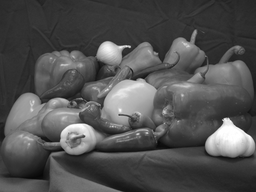
#> input picture Ground_Truth/Image1.png, 256 x 192 px, shrunk from 512 x 384 before the run, found by its file name; the run also reads 1 picture not shown here
$ jupyter execute PRP_Assignment_4_P2.ipynb   (shell and % lines are left out)
#> lines starting #> are read from the running program, lines starting #| are printed output that depends on the picture
# **PRP Assignmnet-4: Image Denoising by Non-Local Means**

[cell 1]
#### Different Librarires ####
from numba import jit
import cv2
import numpy as np
import matplotlib.pyplot as plt
from scipy.ndimage import gaussian_filter

Note: Run all the cells one by one.

# **Extracting Files**

Here we access the files from GitHub Repository.

[cell 2]
## Cloning GitHub Repository ##

# **Gaussian Weight Calculating Function**

This calculates the Gaussian weights for a particular size of window. This helps in increaseing the contribution of the nearby pixels rather then the pixels which are far from the given pixel.

[cell 3]
def gauss_weights_calculate(win_size=(7,7),sigma=20):
    err = 1e-16                                                                 #Error term (User can change this according to his/her convenience)
    v1 , v2 = [(i-1)/2.0 for i in win_size]
    y,x = np.ogrid[-v1:v1+1 , -v2:v2+1]
    g_weights = np.exp(-(x*x + y*y)/(2.0 * sigma**2))                           #Calculating Weigths
    g_weights[ g_weights < err ] = 0                                            #If weights are less then a certain amount(error) make it zero
    sum = g_weights.sum()
    if sum != 0:
      g_weights = g_weights/sum

    return g_weights

# **Window Making Functions**

This function will create a square window and the center of the window will be the given pixel.

Both search window and neighbourdhood window making functions are in this cell.

[cell 4]
@jit(nopython=True, cache=True)
def make_window(pic,y,x,win_size):
    window = np.zeros((win_size,win_size))                                      #Finding picture dimension
    h, w = pic.shape                                                            #Initializing Window

    middle = win_size//2                                                        #Middle of Window

    xmax = min(w, x + middle+1)                                                 #Four
    xmin = max(0, x - middle)                                                   #Coordinates
    ymax = min(h, y + middle+1)                                                 #of the
    ymin = max(0, y - middle)                                                   #window

    pxmax = middle + (xmax-x)
    pxmin = middle - (x-xmin)
    pymax = middle + (ymax-y)
    pymin = middle - (y-ymin)


    window[pymin:pymax , pxmin:pxmax] = pic[ymin:ymax , xmin:xmax]

    return window

@jit(nopython=True, cache=True)
def search_window(neighbours,y,x,se_win_size,win_size):
    window = np.zeros((se_win_size,se_win_size,win_size,win_size))              #Finding picture dimension
    h, w = neighbours.shape[0],neighbours.shape[1]                              #Initializing Window

    middle = se_win_size//2                                                     #Middle of Window

    xmax = min(w, x + middle+1)                                                 #Four
    xmin = max(0, x - middle)                                                   #Coordinates
    ymax = min(h, y + middle+1)                                                 #of the
    ymin = max(0, y - middle)                                                   #window

    pxmax = middle + (xmax-x)
    pxmin = middle - (x-xmin)
    pymax = middle + (ymax-y)
    pymin = middle - (y-ymin)

    window[pymin:pymax,pxmin:pxmax,:,:] = neighbours[ymin:ymax,xmin:xmax,:,:]

    return window

# **Finding Neighbours**

This function finds the neighbours of every pixel in the given image. The neighbours are in a square window, having the selected pixel at the center of the window.

[cell 5]
@jit(nopython=True, cache=True)
def find_neighbours(pic,win_size):
    h,w = pic.shape
    neighbour = np.zeros((h,w,win_size,win_size))
    for y in range(h):
        for x in range(w):
            neighbour[y,x] = make_window(pic,y,x,win_size)

    return neighbour

# **Similarity Weight Calculating Function**

This function find the weight of each pixel which are in the square neighbourhood window of the selected pixel.Weights are calculated depending upon the similarity of the intensity level of the selected pixels to the intensity level of the neighbourhood pixels.

[cell 6]
@jit(nopython=True, cache=True)
def weight_similar(current_window, window, gauss_weights,h=12):                 # The filtering parameter h can be changed depending
                                                                                # upon the requirement
    norm = ((np.square(current_window - window) * gauss_weights).sum(axis = 3)).sum(axis=2)
    norm = norm/h**2
    similar = np.exp(-norm)
    Z = np.sum(similar)
    weight = similar/Z
    return weight

# **Filtering Algorithms**

## **Gaussian Filtering**

The gaussian filtering is done here.

[cell 7]
def gaussian_filtering(pic,sigma=1):                                            # The Gaussian Filtering Parameter sigma can be changed here
                                                                                # according to the requirement
    return gaussian_filter(pic, sigma)

## **Non-Local Means**
This is the main function through which different functions will be called and finally the image will be filtered by non-local means algorithm.

[cell 8]
def NLM(pic):
    win_size=7                                                                  #Neighbourhood Window Size , Can change it from here
    se_win_size=21                                                              #Search Window Size, Can change it from here
    h,w = pic.shape
    pic_evalute = np.copy(pic)
    neighbour = find_neighbours(pic,win_size)                                   #Finding the neighboours of all the pixel
    gauss_weights = gauss_weights_calculate((win_size,win_size))                #Finding Gaussian weights
    for y in range(h):
        for x in range(w):
            presnt_wind = neighbour[y,x,:,:]
            se_neighbours = search_window(neighbour,y,x,se_win_size,win_size)   #Making Search Window
            pixel_neighb = make_window(pic_evalute,y,x,se_win_size)
            weight = weight_similar(se_neighbours,presnt_wind,gauss_weights)    #Finding the weights according to the similarity of intensity level
            pic_evalute[y,x] = int(np.sum(weight * pixel_neighb))               #Final value of pixel

    return pic_evalute

# **MSE and PSNR Calculating Function**

This function calculates the MSE and PSNR between two given images, for our case one is noisy image and the other is ground truth.

[cell 9]
def mse_psnr(pic, gnd_tru):
    max_pix = 255.0
    mse = np.mean((pic.astype(float) - gnd_tru.astype(float)) ** 2)
    psnr = 20 * np.log10(max_pix / np.sqrt(mse))

    return mse, psnr

# **Main Cell**

This is the main cell where we read the ground truth and noisy image and then call the NLM and Gaussian Filtering functions for removing noise and then compare the results by calculating MSE and PSNR.

Note: This will take a few minutes to run and give the output.

[cell 10]
## Change the path here if you want to perform it with a different image ##
g_truth = cv2.imread("/content/Image_Denoising_Non-Local-Means/Ground_Truth/Image1.png",cv2.IMREAD_GRAYSCALE)             ## Add ground truth here
#> g_truth is the input picture: shape (192, 256); min 8, max 255, mean 81.2
noise_pic = cv2.imread("/content/Image_Denoising_Non-Local-Means/Gaussian_Noise_Images/Image1.png",cv2.IMREAD_GRAYSCALE)  ## Add image having noise here
noise_score = mse_psnr(noise_pic,g_truth)
#> in mse_psnr, `mse = np.mean((pic.astype(float) - gnd_tru.astype(float)) ** 2)`: mse = 13.26
#> in mse_psnr, `psnr = 20 * np.log10(max_pix / np.sqrt(mse))`: psnr = 36.9
#> noise_score = (13.26, 36.9)
nlm_filter = NLM(noise_pic)
nlm_mse_psnr = mse_psnr(nlm_filter, g_truth)
#> nlm_mse_psnr = (27.91, 33.67)
gauss_filter = gaussian_filtering(noise_pic)
gauss_mse_psnr = mse_psnr(gauss_filter, g_truth)
#> gauss_mse_psnr = (40.17, 32.09)

## Parameters Used for Filtering the Image ##
Gauss_param_sigma = 1
h = 12

## Making the Plot ##
fig = plt.figure(figsize=(12,12))
plt.suptitle('NLM Filtering Parameter h = {}, Gaussian Filtering Sigma = {}'.format(h,Gauss_param_sigma),fontsize=16,y = 0.94)

## Figure 1: Ground Truth ##
ax1 = fig.add_subplot(2,2,1, title = "Ground Truth")
plt.xticks([])
plt.yticks([])
ax1.imshow(g_truth, cmap = 'gray')
## Figure 2: NLM Filtered Image ##
ax2 = fig.add_subplot(2,2,2, title = "NLM Filtering \nMSE: {:.2f}, PSNR: {:.2f}".format(nlm_mse_psnr[0],nlm_mse_psnr[1]))
plt.xticks([])
plt.yticks([])
ax2.imshow(nlm_filter, cmap = 'gray')
## Figure 3: Image with Noise ##
ax3 = fig.add_subplot(2,2,3, title = "Image with Noise \nMSE: {:.2f}, PSNR: {:.2f}".format(noise_score[0],noise_score[1]))
plt.xticks([])
plt.yticks([])
ax3.imshow(noise_pic, cmap = 'gray')

## Figure 4: Gauss Filtered Image ##
ax4 = fig.add_subplot(2,2,4, title = "Gaussian Filtering \nMSE: {:.2f}, PSNR: {:.2f}".format(gauss_mse_psnr[0],gauss_mse_psnr[1]))
ax4.imshow(gauss_filter, cmap = 'gray')
plt.xticks([])
plt.yticks([])
plt.savefig("Result.png")
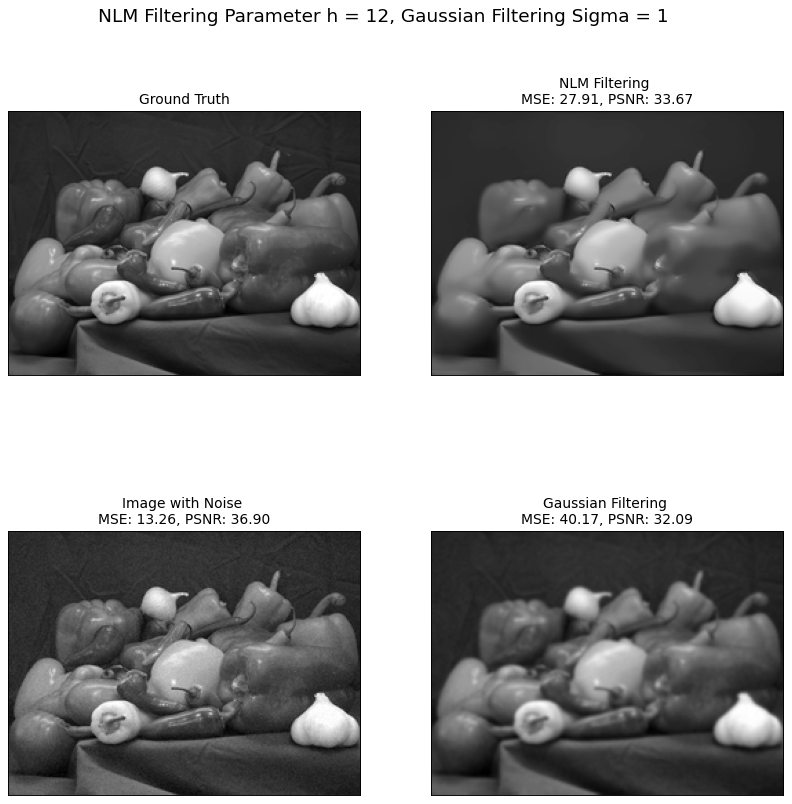
#> figure drawn by matplotlib, 4 panels
